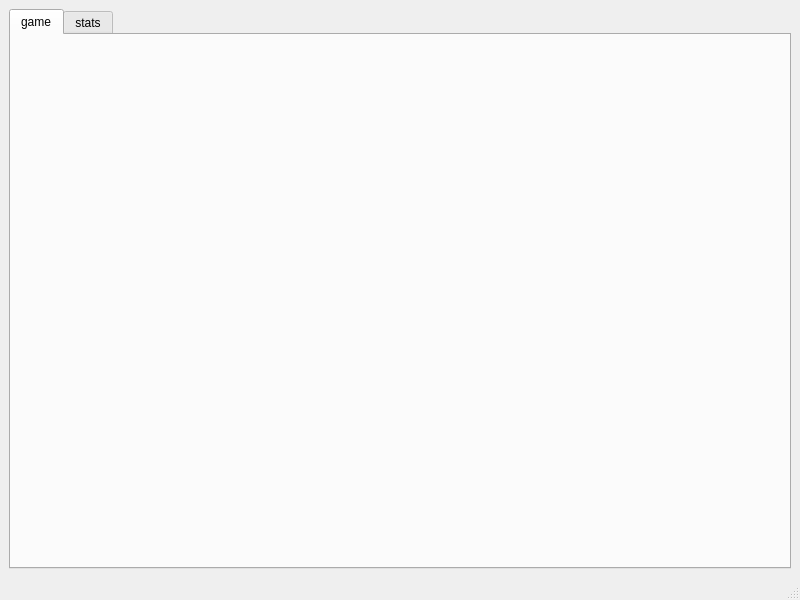
<?xml version="1.0" encoding="UTF-8"?>
<ui version="4.0">
 <class>MainWindow</class>
 <widget class="QMainWindow" name="MainWindow">
  <property name="geometry">
   <rect>
    <x>0</x>
    <y>0</y>
    <width>800</width>
    <height>600</height>
   </rect>
  </property>
  <property name="minimumSize">
   <size>
    <width>208</width>
    <height>158</height>
   </size>
  </property>
  <property name="windowTitle">
   <string>MainWindow</string>
  </property>
  <widget class="QWidget" name="centralwidget">
   <layout class="QGridLayout" name="gridLayout">
    <item row="0" column="0">
     <widget class="QTabWidget" name="tab_game">
      <property name="minimumSize">
       <size>
        <width>130</width>
        <height>90</height>
       </size>
      </property>
      <property name="currentIndex">
       <number>0</number>
      </property>
      <widget class="QWidget" name="game_of_life_view">
       <attribute name="title">
        <string>game</string>
       </attribute>
       <widget class="QWidget" name="horizontalLayoutWidget">
        <property name="geometry">
         <rect>
          <x>10</x>
          <y>10</y>
          <width>731</width>
          <height>501</height>
         </rect>
        </property>
        <layout class="QHBoxLayout" name="game_tab"/>
       </widget>
      </widget>
      <widget class="QWidget" name="statistics_view">
       <attribute name="title">
        <string>stats</string>
       </attribute>
       <widget class="QWidget" name="horizontalLayoutWidget_2">
        <property name="geometry">
         <rect>
          <x>10</x>
          <y>10</y>
          <width>721</width>
          <height>481</height>
         </rect>
        </property>
        <layout class="QHBoxLayout" name="stats_tab"/>
       </widget>
      </widget>
     </widget>
    </item>
   </layout>
  </widget>
  <widget class="QMenuBar" name="menubar">
   <property name="geometry">
    <rect>
     <x>0</x>
     <y>0</y>
     <width>800</width>
     <height>22</height>
    </rect>
   </property>
  </widget>
  <widget class="QStatusBar" name="statusbar"/>
 </widget>
 <resources/>
 <connections/>
</ui>
